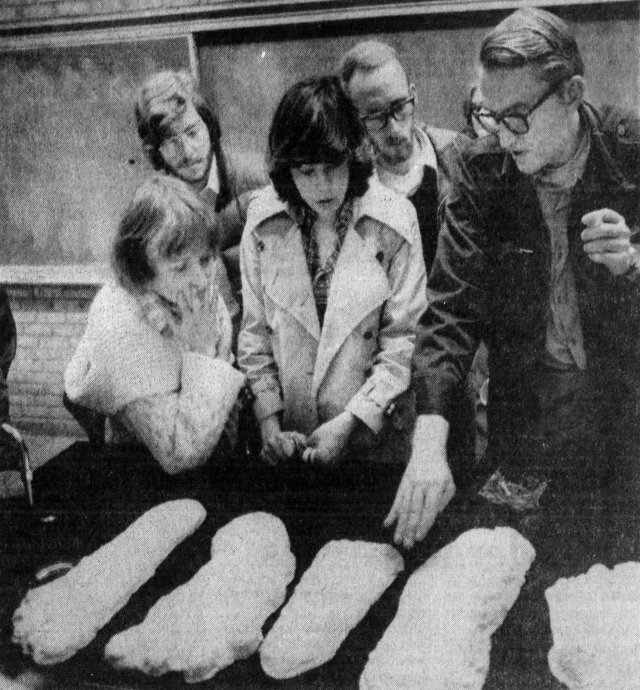
#> input picture assets/photos/bf_casts.jpg, 1920 x 2070 px, given in place of bf_casts.jpg.jpg, which was not available (shown at 1/3 size)
$ python -i make_instagram_kit.py   (imports and definitions only)
#> lines starting #> are read from the running program, lines starting #| are printed output that depends on the picture
### engine/photo.py
"""실제 사진 장면 (2026-10-29 사용자 피드백: 그림 대신 실제 사진, 리얼하고 무섭게).

params:
  key       assets/photos/<key>.jpg (출처는 credits.json)
  mode      "fill" 화면 가득 / "fit" 가로 맞춤 + 흐린 배경
  crop      [l, t, r, b] 원본에서 쓸 부분 (0~1). 스캔 테두리·글자 띠 제거용
  focus     [[x0, y0], [x1, y1]] 카메라 중심 시작→끝 (crop 기준 0~1)
  zoom      [z0, z1] 확대 시작→끝
  grade     "cold"(기본) | "bw" | "sepia" | "color"
  eyes      [[x, y, r], ...] 붉은 눈을 켤 자리 (crop 기준 0~1, r 은 폭 대비)
  label     사진 왼쪽 위 작은 표시 (예: "진위 불명")
  counter   [끝 숫자, "글자"]  숫자가 올라간다
  stamp_word 스탬프 이벤트 (events.stamp) 때 찍을 빨간 도장 글자
  glitch    ["ev:이름" 또는 초, ...] 화면 깨짐
  figure    {"x","y" 발 위치, "h" 사진 높이 대비 키, "spread" 날개 0~1} 사진 위에 괴물 실루엣 합성 (재현용, events.figure 에 서서히 나타남)
            반드시 label 로 "재현 이미지" 를 표시한다. 실루엣의 눈은 eyes 에 자동으로 더해진다.
  label_ev  label 을 이 이벤트부터 보여 준다
  shake     흔들림 세기 (기본 0)
  exposure  밝기 배율 (흰 종이·낮 사진은 0.5~0.6)
events: eyes (눈 켜짐), stamp (도장)
"""
import json
import math
from functools import lru_cache
from pathlib import Path

import numpy as np
from PIL import Image, ImageDraw, ImageFilter

from . import fx
from .creatures import eye_glow
from .fonts import font
from .scenes import Scene

PHOTOS = Path(__file__).resolve().parent.parent / "assets" / "photos"


# [15 lines left out: functions credits, credit_text, not called in this run]


def grade(img, kind="cold", exposure=1.0):
#> called with kind = 'cold', exposure = 0.75
    a = np.asarray(img.convert("RGB"), np.float32) / 255
    lum = (a[..., 0] * 0.299 + a[..., 1] * 0.587 + a[..., 2] * 0.114)[..., None]
    if kind == "color":
        sat, tint = 0.75, np.array([0.0, 0.01, 0.03])
    elif kind == "bw":
        sat, tint = 0.0, np.array([0.0, 0.01, 0.02])
    elif kind == "sepia":
        sat, tint = 0.0, np.array([0.06, 0.03, -0.02])
    else:  # cold: 거의 흑백 + 차가운 청록
        sat, tint = 0.22, np.array([-0.02, 0.02, 0.05])
    a = lum + (a - lum) * sat
    # 대비 S 커브 + 검정 눌러 주기
    a = np.clip(a, 0, 1)
    a = a * a * (3 - 2 * a) * 0.55 + a * 0.45
    a = np.clip((a - 0.04) / 0.96, 0, 1) ** 1.12
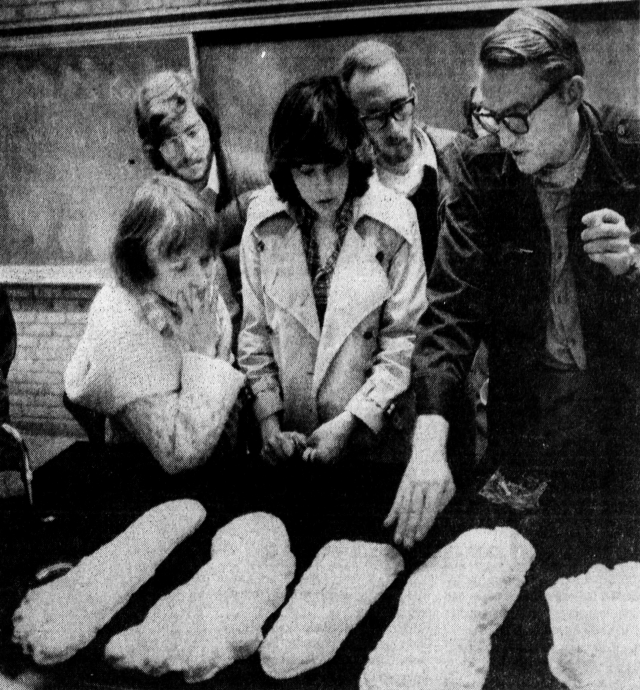
#> a: shape (2070, 1920, 3) float32 (shown at 1/3 size); min 0, max 1, mean 0.353
    shadow = (1 - lum) ** 2
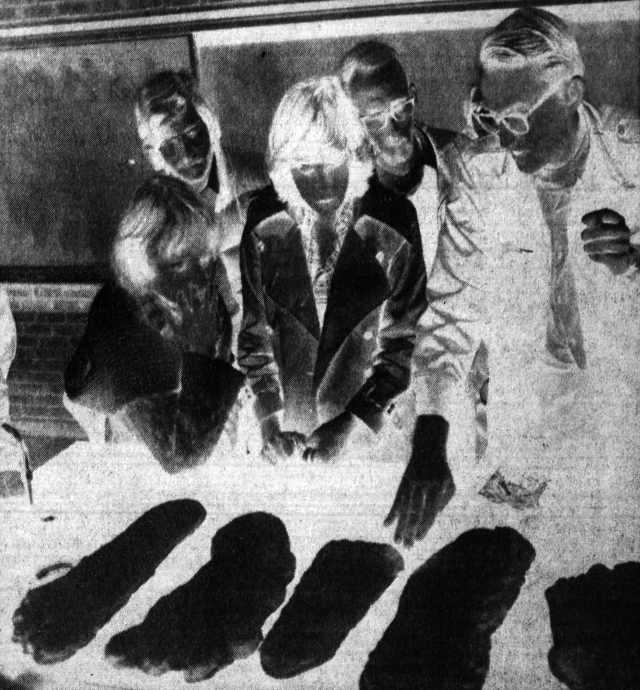
#> shadow: shape (2070, 1920, 1) float32 (shown at 1/3 size); min 0, max 1, mean 0.419
    a = a + tint * shadow * 1.6
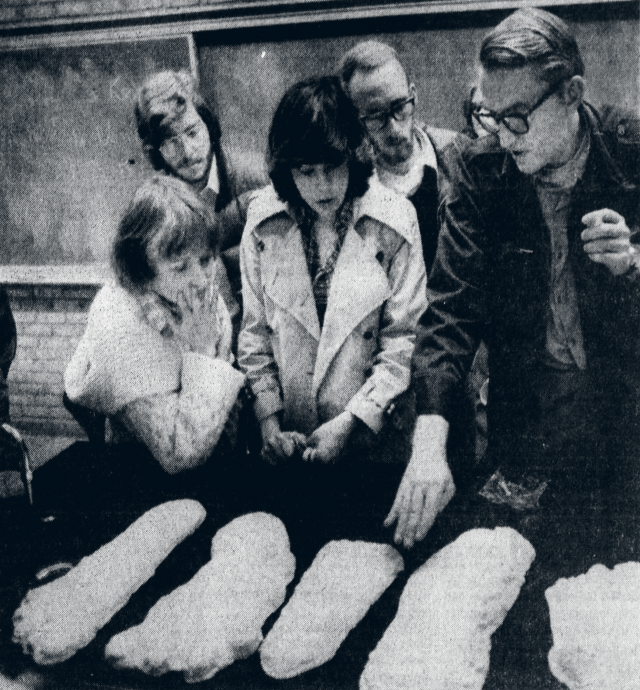
#> a: shape (2070, 1920, 3) float64 (shown at 1/3 size); mean R, G, B 0.339, 0.366, 0.386; drawn with min black and max white
    if exposure != 1.0:   # 밝은 사진(흰 종이, 낮 하늘)을 밤처럼 누른다. 밝은 곳일수록 더 누른다.
        a = a * exposure * (1 - 0.25 * (1 - exposure) * a)
    return Image.fromarray((np.clip(a, 0, 1) * 255).astype(np.uint8))
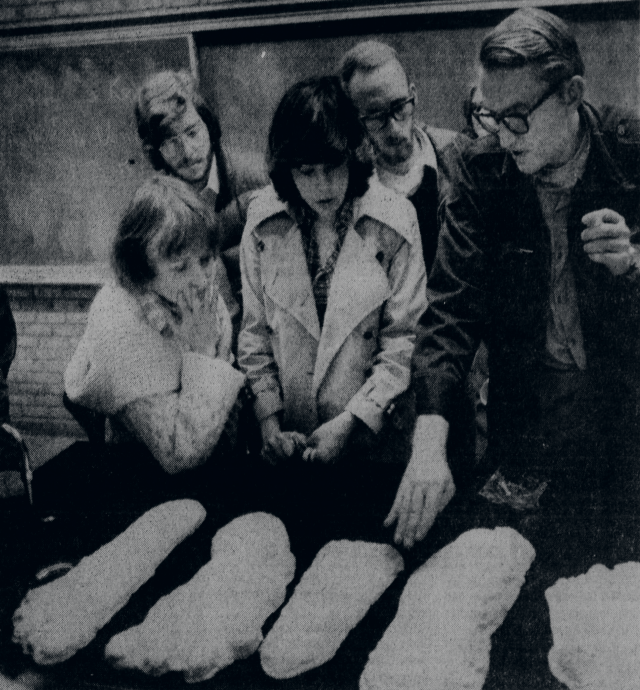
#> returned value: PIL image 1920x2070 RGB (shown at 1/3 size); mean R, G, B 62.7, 66.9, 70.7


def _cover(iw, ih, W, H):
    return max(W / iw, H / ih)


class Photo(Scene):
    # [191 lines left out: functions setup, _box, _eye, draw, _glitch, overlay and 1 more, not called in this run]


class PhotoEnd(Photo):
    """끝 화면: 사진을 아주 어둡게 깔고 채널명 + 다음 편 예고."""

    # [48 lines left out: functions draw, overlay, not called in this run]


class Chapter(Photo):
    """롱폼 챕터 카드: 아주 어둡고 흐린 사진 위에 'CHAPTER 02' + 한국어 제목.
    params: key(배경 사진, 생략 가능), num, title, sub(작은 설명)"""

    # [44 lines left out: functions setup, draw, overlay, not called in this run]

### make_instagram_kit.py
"""인스타그램 키트: 릴스 캡션 + 카드뉴스(캐러셀) 슬라이드.

./.venv/bin/python make_instagram_kit.py episodes/002_loch_ness_short.json
→ output/<id>/instagram/ 에 slide_01.jpg … (1080×1350), 캡션.txt
릴스 영상은 유튜브 쇼츠 mp4 를 그대로 올린다 (9:16, 90초 이하).
스펙의 "instagram" 블록이 있으면 그걸 쓰고, 없으면 쇼츠 장면에서 자동으로 고른다:
  "instagram": {"slides": [{"key": "surgeon", "text": "...[강조]...", "grade": "bw", "exposure": 0.6}], "caption": [...]}
"""
import json
import re
import sys
from pathlib import Path

import numpy as np
from PIL import Image, ImageDraw, ImageFilter

from engine import config, paths
from engine.fonts import font
from engine.photo import PHOTOS, credits, grade

W, H = 1080, 1350
YELLOW = (255, 214, 64)
WHITE = (238, 238, 238)
RED = (214, 32, 32)


def _photo(key, g="cold", exposure=0.75, focus=(0.5, 0.45)):
    src = Image.open(PHOTOS / f"{key}.jpg").convert("RGB")
    src = grade(src, g, exposure)
    sc = max(W / src.width, H / src.height)
#> sc = 0.652
    im = src.resize((int(src.width * sc) + 1, int(src.height * sc) + 1), Image.LANCZOS)
    x = int(np.clip(focus[0] * im.width - W / 2, 0, im.width - W))
#> x = 86
    y = int(np.clip(focus[1] * im.height - H / 2, 0, im.height - H))
#> y = 0
    im = im.crop((x, y, x + W, y + H))
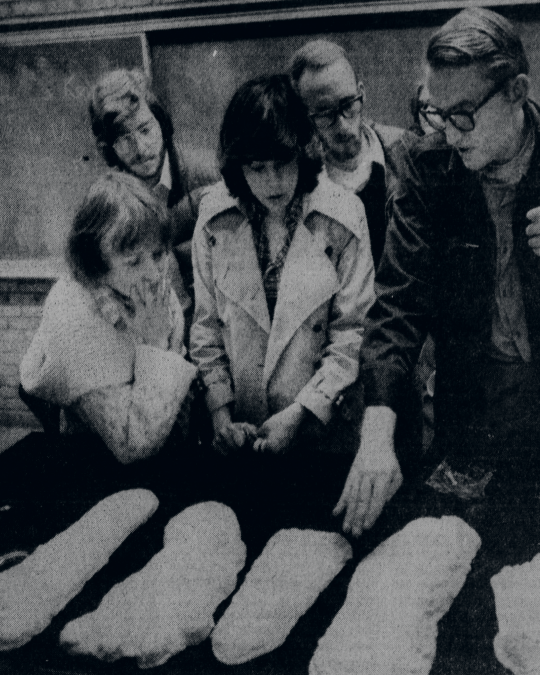
#> im: PIL image 1080x1350 RGB (shown at 1/2 size); mean R, G, B 64.9, 69, 72.7
    # 아래쪽 글자 자리 어둡게 + 비네트
    a = np.asarray(im, np.float32)
#> a: shape (1350, 1080, 3) float32
    yy = np.linspace(0, 1, H)[:, None, None]
    xx = np.linspace(-1, 1, W)[None, :, None]
    shade = 1 - 0.78 * np.clip((yy - 0.45) / 0.45, 0, 1) ** 1.3
    vig = 1 - 0.35 * (xx ** 2) - 0.25 * ((yy * 2 - 1) ** 2)
    a = a * shade * vig
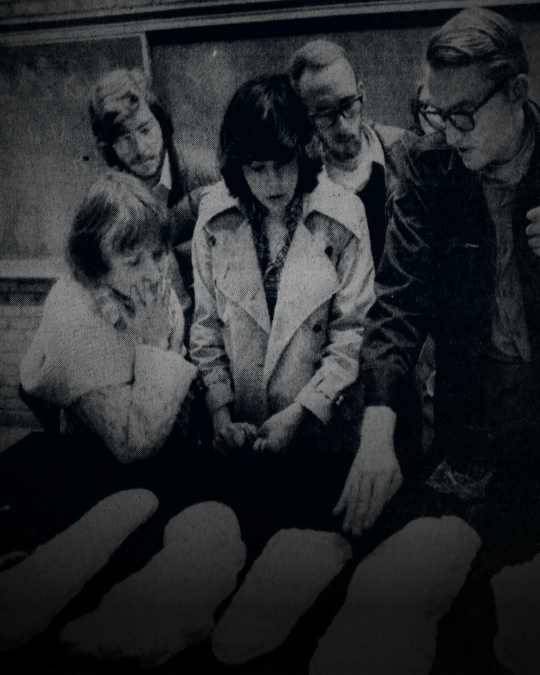
#> a: shape (1350, 1080, 3) float64 (shown at 1/2 size); mean R, G, B 39.2, 41.7, 44.1
    noise = np.random.default_rng(len(key)).normal(0, 7, (H, W, 1))
    return Image.fromarray(np.clip(a + noise, 0, 255).astype(np.uint8))
#> returned value: PIL image 1080x1350 RGB


# [43 lines left out: functions _wrap, _text, _header, not called in this run]


def _clean(s):
    return re.sub(r"[\[\]|]", "", s)


# [80 lines left out: functions auto_slides, main, not called in this run]


# [3 lines not run here, left out]

>>> result = _photo('assets/photos/bf_casts.jpg')

$ run again, on assets/photos/bf_giganto.jpg
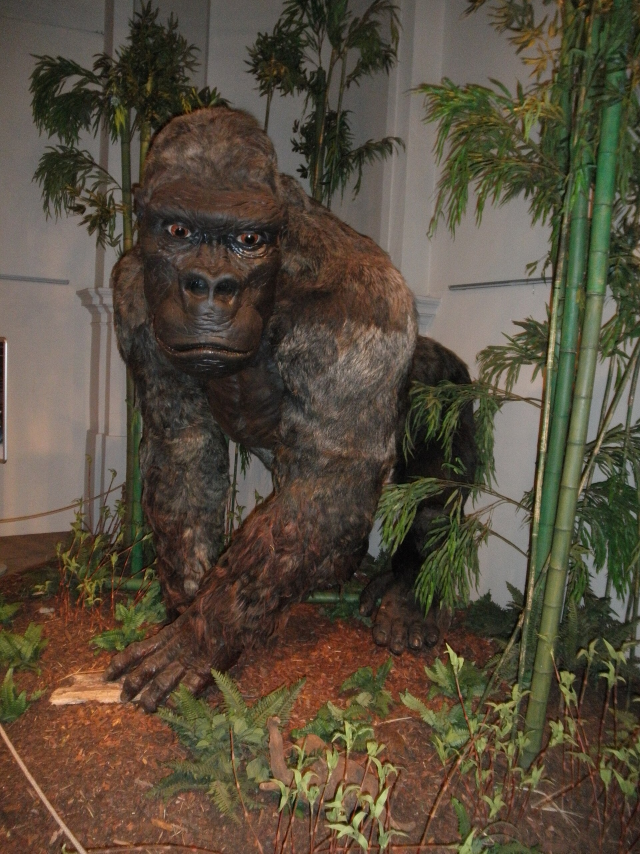
#> input picture assets/photos/bf_giganto.jpg, 1920 x 2560 px, given in place of bf_giganto.jpg.jpg, which was not available (shown at 1/3 size)
#> in _photo, src is the input picture: PIL image 1920x2560 RGB; mean R, G, B 87, 76.6, 60.6
#> in grade, `return Image.fromarray((np.clip(a, 0, 1) * 255).astype(np.uint8))`:
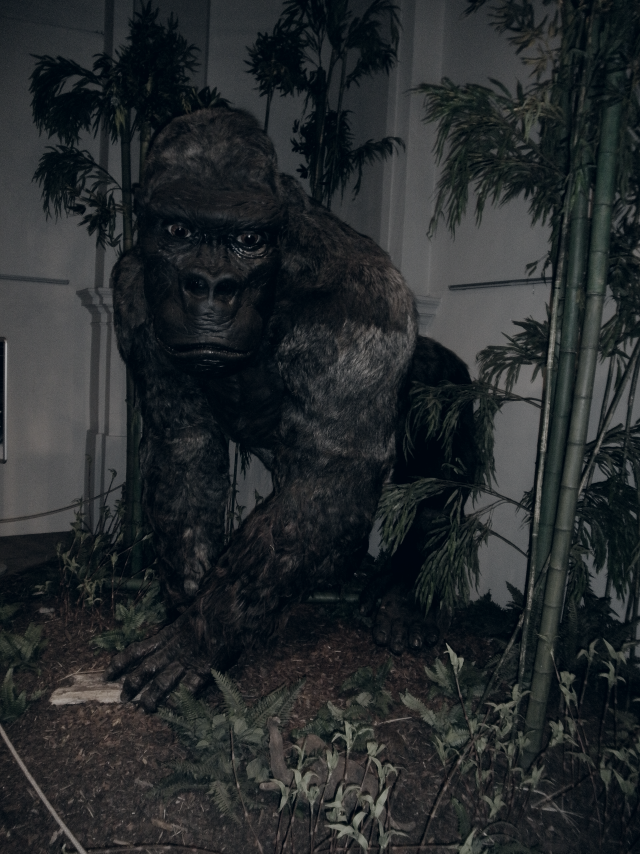
#> returned value: PIL image 1920x2560 RGB (shown at 1/3 size); mean R, G, B 37.5, 41.5, 43.2
#> in _photo, `a = a * shade * vig`:
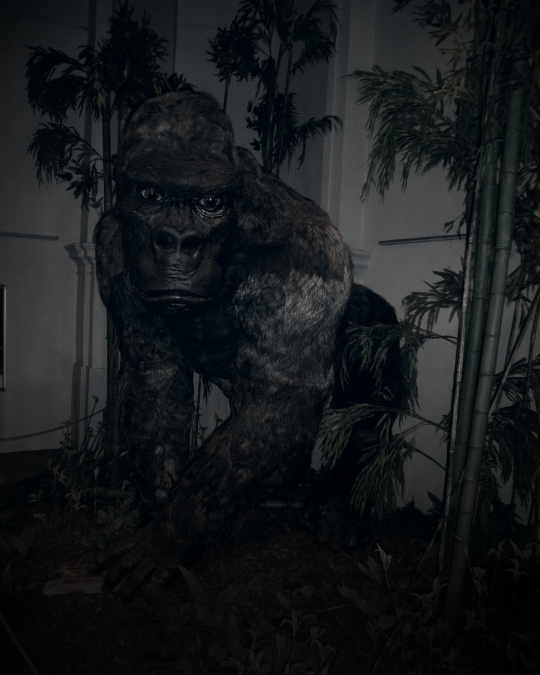
#> a: shape (1350, 1080, 3) float64 (shown at 1/2 size); mean R, G, B 23, 25.9, 27.3

$ run again, on assets/photos/bf_giganto_jaw.jpg
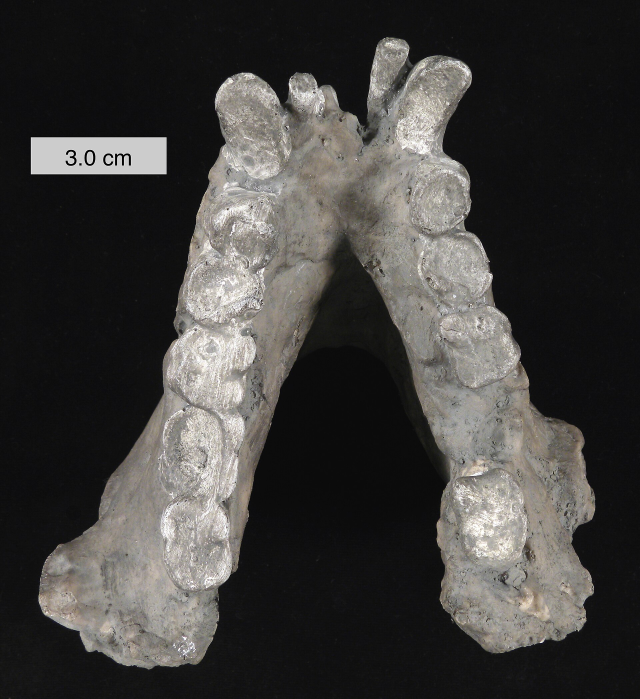
#> input picture assets/photos/bf_giganto_jaw.jpg, 1920 x 2096 px, given in place of bf_giganto_jaw.jpg.jpg, which was not available (shown at 1/3 size)
#> in _photo, src is the input picture: PIL image 1920x2096 RGB; mean R, G, B 64.6, 63, 60.9
#> in grade, `shadow = (1 - lum) ** 2`:
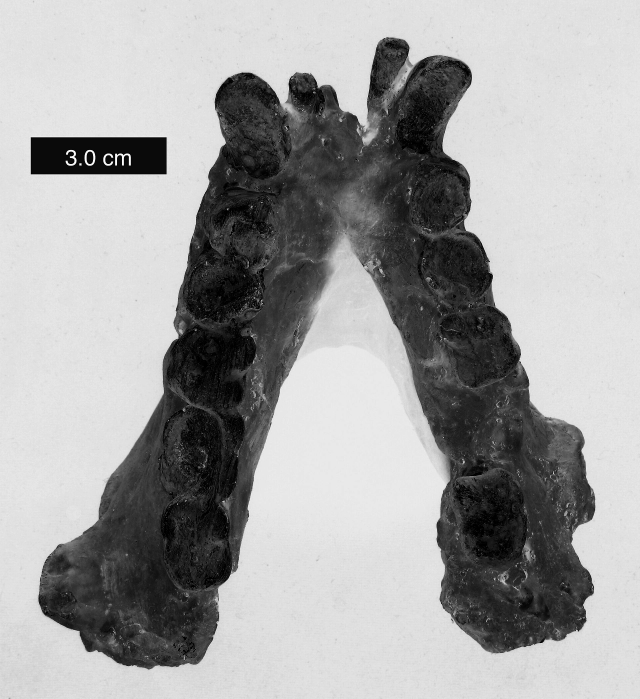
#> shadow: shape (2096, 1920, 1) float32 (shown at 1/3 size); min 0, max 1, mean 0.636
#> in _photo, `a = a * shade * vig`:
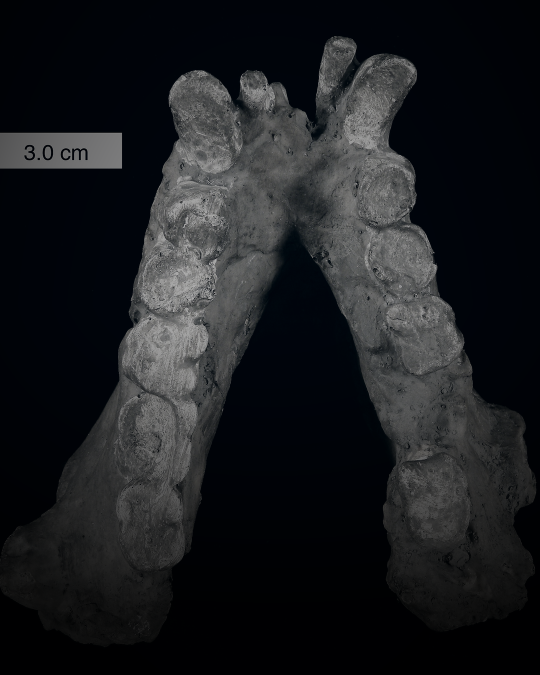
#> a: shape (1350, 1080, 3) float64 (shown at 1/2 size); mean R, G, B 27.5, 29.6, 32.5
